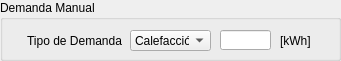
      <widget class="QGroupBox" name="gbmanual">
       <property name="enabled">
        <bool>true</bool>
       </property>
       <property name="geometry">
        <rect>
         <x>10</x>
         <y>90</y>
         <width>341</width>
         <height>61</height>
        </rect>
       </property>
       <property name="font">
        <font>
         <weight>50</weight>
         <bold>false</bold>
        </font>
       </property>
       <property name="title">
        <string>Demanda Manual</string>
       </property>
       <widget class="QLabel" name="lbtipodemanda">
        <property name="geometry">
         <rect>
          <x>9</x>
          <y>30</y>
          <width>131</width>
          <height>21</height>
         </rect>
        </property>
        <property name="sizePolicy">
         <sizepolicy hsizetype="Maximum" vsizetype="Maximum">
          <horstretch>0</horstretch>
          <verstretch>0</verstretch>
         </sizepolicy>
        </property>
        <property name="minimumSize">
         <size>
          <width>100</width>
          <height>21</height>
         </size>
        </property>
        <property name="maximumSize">
         <size>
          <width>200</width>
          <height>21</height>
         </size>
        </property>
        <property name="text">
         <string>Tipo de Demanda</string>
        </property>
        <property name="textFormat">
         <enum>Qt::PlainText</enum>
        </property>
        <property name="alignment">
         <set>Qt::AlignCenter</set>
        </property>
       </widget>
       <widget class="QComboBox" name="cbtipodemanda">
        <property name="geometry">
         <rect>
          <x>130</x>
          <y>30</y>
          <width>81</width>
          <height>21</height>
         </rect>
        </property>
        <item>
         <property name="text">
          <string>Calefacción</string>
         </property>
        </item>
        <item>
         <property name="text">
          <string>Refrigeración</string>
         </property>
        </item>
       </widget>
       <widget class="QLineEdit" name="lndemandamanual">
        <property name="geometry">
         <rect>
          <x>220</x>
          <y>30</y>
          <width>51</width>
          <height>20</height>
         </rect>
        </property>
       </widget>
       <widget class="QLabel" name="lbkwh1">
        <property name="geometry">
         <rect>
          <x>280</x>
          <y>30</y>
          <width>41</width>
          <height>21</height>
         </rect>
        </property>
        <property name="text">
         <string>[kWh]</string>
        </property>
       </widget>
      </widget>
